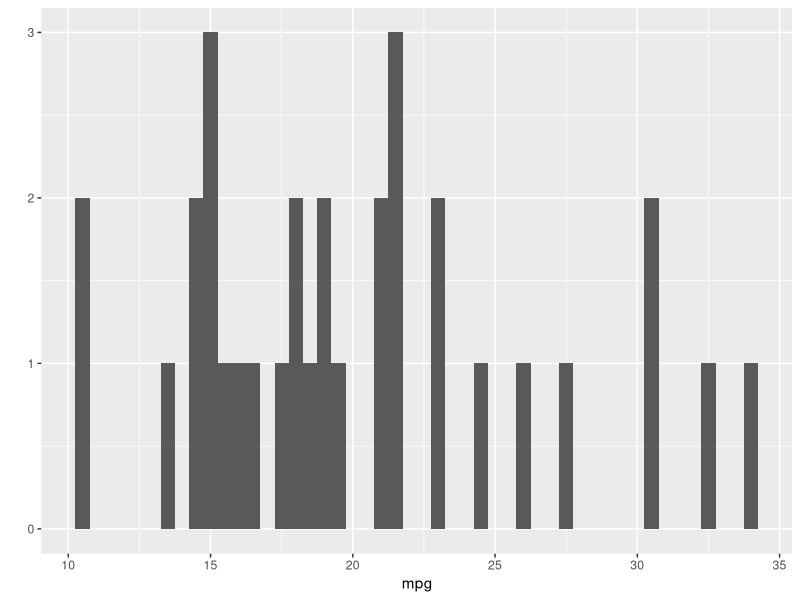
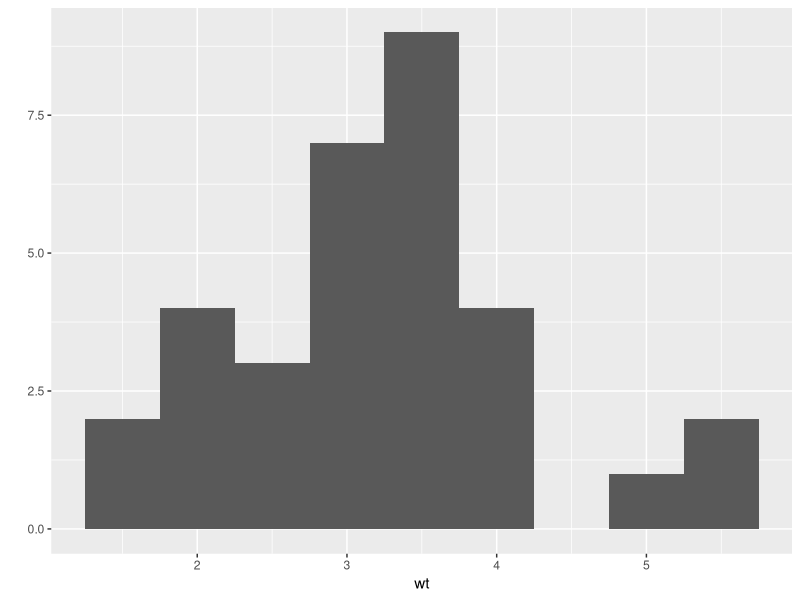
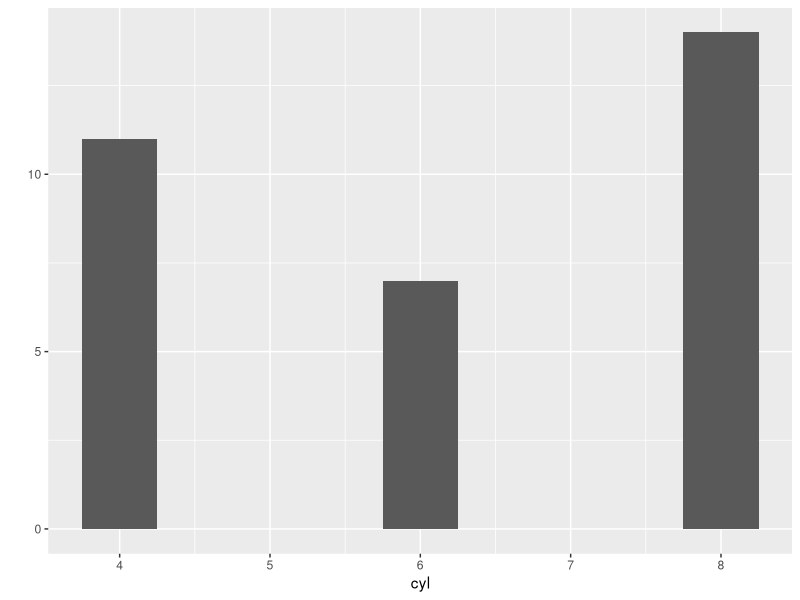
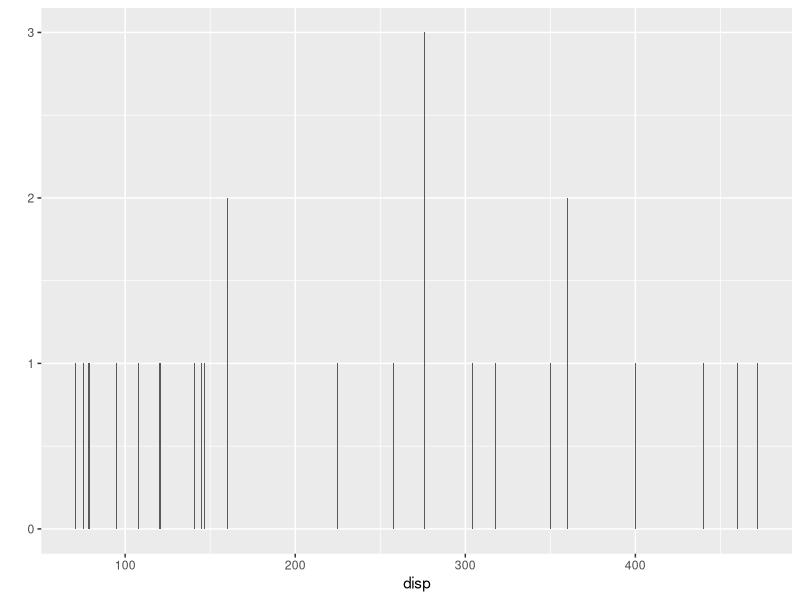
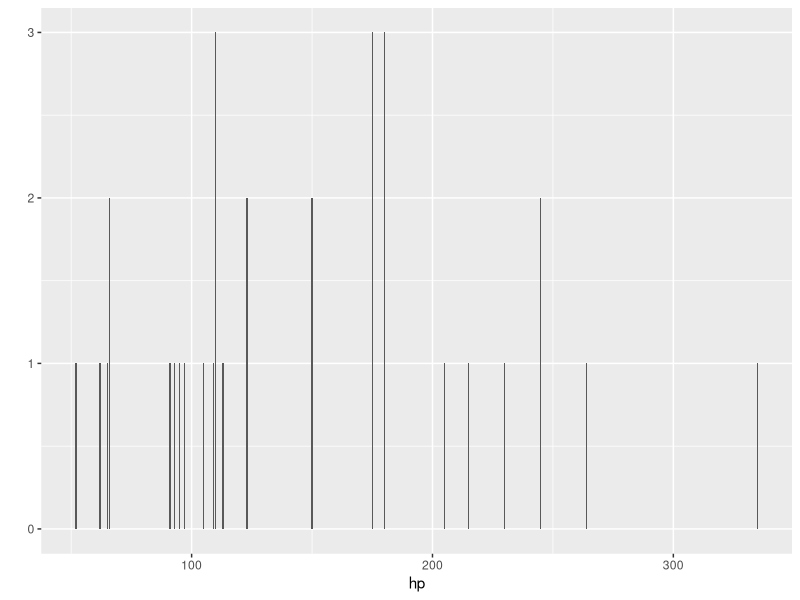
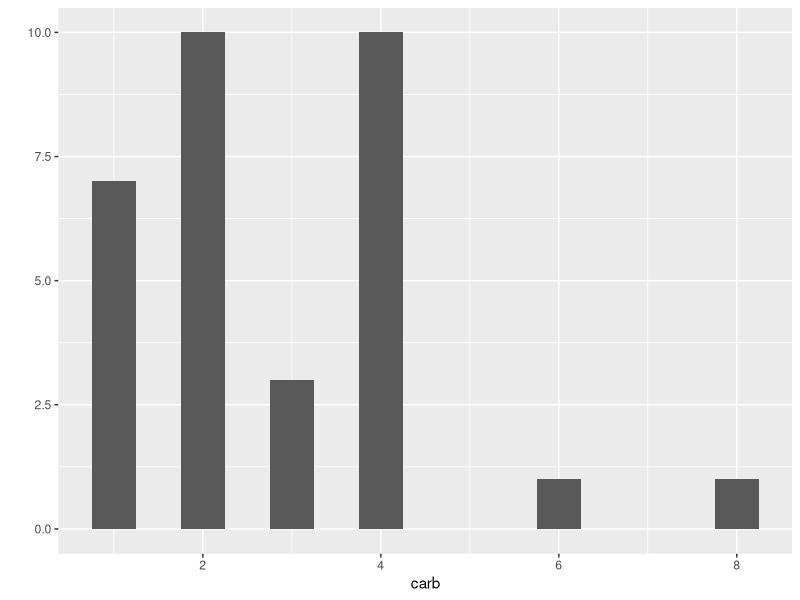
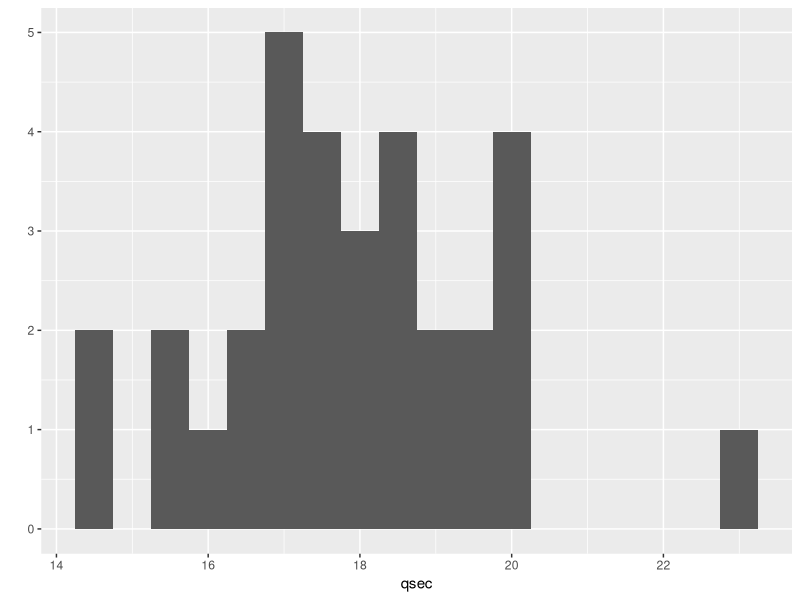
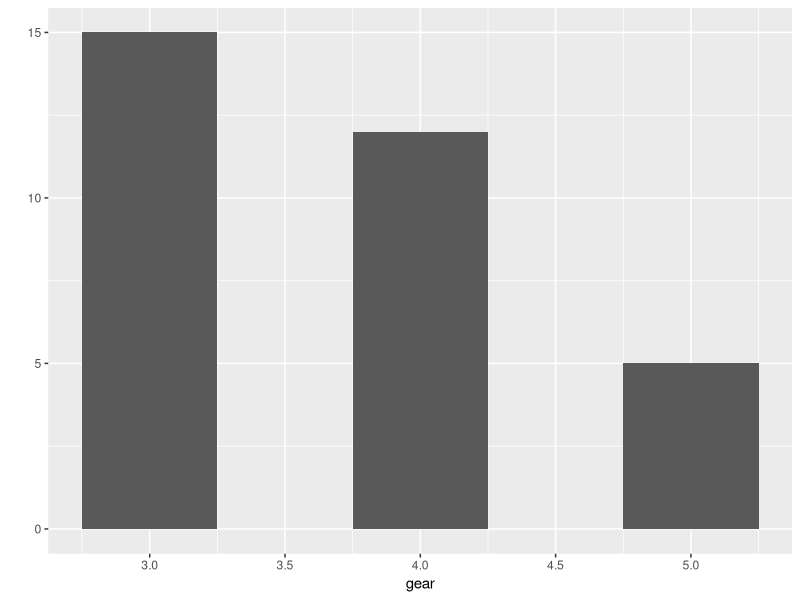

Source code (R) for these figures, in order:
## ---- chunk 1
PRESS <- function(linear.model) {
  #' calculate the predictive residuals
  pr <- residuals(linear.model)/(1-lm.influence(linear.model)$hat)
  #' calculate the PRESS
  PRESS <- sum(pr^2)
  
  return(PRESS)
}
pred_r_squared <- function(linear.model) {
  #' Use anova() to get the sum of squares for the linear model
  lm.anova <- anova(linear.model)
  #' Calculate the total sum of squares
  tss <- sum(lm.anova$'Sum Sq')
  # Calculate the predictive R^2
  pred.r.squared <- 1-PRESS(linear.model)/(tss)
  
  return(pred.r.squared)
}
model_fit_stats <- function(linear.model) {
  r.sqr <- summary(linear.model)$r.squared
  adj.r.sqr <- summary(linear.model)$adj.r.squared
  pre.r.sqr <- pred_r_squared(linear.model)
  PRESS <- PRESS(linear.model)
  return.df <- data.frame(r.squared = r.sqr, adj.r.squared = adj.r.sqr, pred.r.squared = pre.r.sqr, press = PRESS)
  return(return.df)
}
lmp <- function (modelobject) {
    if (class(modelobject) != "lm") stop("Not an object of class 'lm' ")
    f <- summary(modelobject)$fstatistic
    p <- pf(f[1],f[2],f[3],lower.tail=F)
    attributes(p) <- NULL
    return(p)
}
## ---- chunk 2
library(datasets)
library(ggplot2)
library(plyr)
data(mtcars)
sum(is.na(mtcars))
head(mtcars)
summary(mtcars)

## ---- chunk 3
row.names(mtcars)
## ---- chunk 4
par(mfrow=c(2,2))
qplot(mpg, geom="histogram",data=mtcars,binwidth=0.5)
qplot(wt, geom="histogram",data=mtcars,binwidth=0.5)
qplot(cyl, geom="histogram",data=mtcars,binwidth=0.5)
qplot(disp, geom="histogram",data=mtcars,binwidth=0.5)
par(mfrow=c(2,2))
qplot(hp, geom="histogram",data=mtcars,binwidth=0.5)
qplot(carb, geom="histogram",data=mtcars,binwidth=0.5)
qplot(qsec, geom="histogram",data=mtcars,binwidth=0.5)
qplot(gear, geom="histogram",data=mtcars,binwidth=0.5)
par(mfrow=c(2,2))
qplot(am, geom="histogram",data=mtcars,binwidth=0.5)
qplot(vs, geom="histogram",data=mtcars,binwidth=0.5)
qplot(drat, geom="histogram",data=mtcars,binwidth=0.5)

## ---- chunk 5
qplot(wt,mpg,data=mtcars,geom=c("point","smooth"),method="loess")

## ---- chunk 6
qplot(disp,mpg,data=mtcars,geom=c("point","smooth"),method="loess")

## ---- chunk 7
qplot(hp,mpg,data=mtcars,geom=c("point","smooth"),method="loess")

## ---- chunk 8
qplot(qsec,mpg,data=mtcars,geom=c("point","smooth"),method="loess")

## ---- chunk 9
qplot(drat,mpg,data=mtcars,geom=c("point","smooth"),method="loess")

## ---- chunk 10
table(mtcars$am)
table(mtcars$cyl)
table(mtcars$vs)
table(mtcars$gear)
table(mtcars$carb)

## ---- chunk 11
library(datasets)
data(mtcars)
lm21 <- lm(mpg ~ wt + qsec + factor(am), data=mtcars)
summary(lm21)
pred_r_squared(lm21)
library(car)
vif(lm21)
par(mfrow=c(1,2))
plot(lm21,which=1)
plot(lm21,which=2)
# round(dfbetas(lm21),3)
summary(round(dfbetas(lm21),3))
# round(hatvalues(lm21),3)
summary(round(hatvalues(lm21),3))

## ---- chunk 12
confint(lm21)
# sumCoef <- summary(lm21)$coefficients
# sumCoef[1,1] + c(-1, 1) * qt(.975, df = lm21$df) * sumCoef[1, 2]
# sumCoef[2,1] + c(-1, 1) * qt(.975, df = lm21$df) * sumCoef[2, 2]
# sumCoef[3,1] + c(-1, 1) * qt(.975, df = lm21$df) * sumCoef[3, 2]
# sumCoef[4,1] + c(-1, 1) * qt(.975, df = lm21$df) * sumCoef[4, 2]

predict(lm21,newdata=data.frame(wt=2.168,qsec=16.8,am=0))
predict(lm21,newdata=data.frame(wt=2.168,qsec=16.8,am=1))

